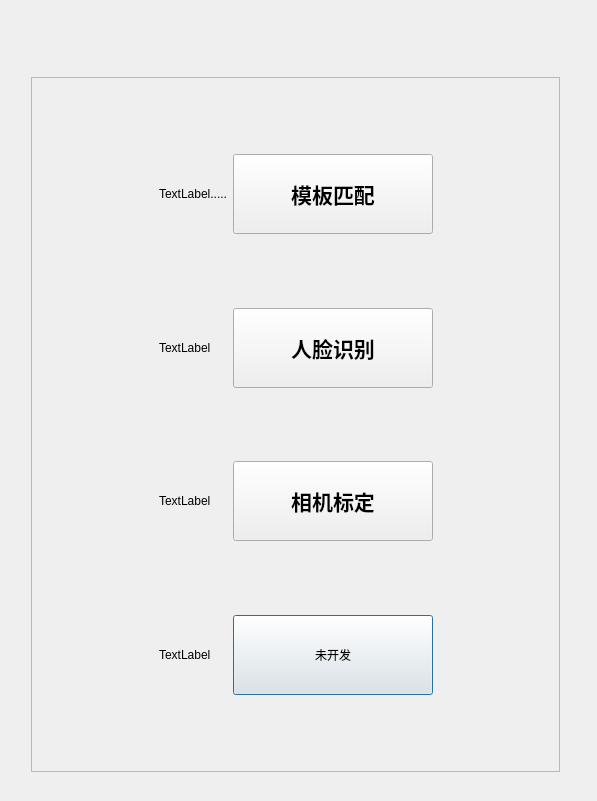
<?xml version="1.0" encoding="UTF-8"?>
<ui version="4.0">
 <class>admin_system</class>
 <widget class="QDialog" name="admin_system">
  <property name="geometry">
   <rect>
    <x>0</x>
    <y>0</y>
    <width>597</width>
    <height>801</height>
   </rect>
  </property>
  <property name="windowTitle">
   <string>admin_system</string>
  </property>
  <layout class="QGridLayout" name="gridLayout">
   <item row="1" column="1">
    <spacer name="horizontalSpacer_3">
     <property name="orientation">
      <enum>Qt::Horizontal</enum>
     </property>
     <property name="sizeHint" stdset="0">
      <size>
       <width>40</width>
       <height>20</height>
      </size>
     </property>
    </spacer>
   </item>
   <item row="0" column="1">
    <spacer name="horizontalSpacer_2">
     <property name="orientation">
      <enum>Qt::Horizontal</enum>
     </property>
     <property name="sizeHint" stdset="0">
      <size>
       <width>40</width>
       <height>20</height>
      </size>
     </property>
    </spacer>
   </item>
   <item row="2" column="1">
    <spacer name="horizontalSpacer_4">
     <property name="orientation">
      <enum>Qt::Horizontal</enum>
     </property>
     <property name="sizeHint" stdset="0">
      <size>
       <width>40</width>
       <height>20</height>
      </size>
     </property>
    </spacer>
   </item>
   <item row="4" column="1" colspan="2">
    <spacer name="horizontalSpacer">
     <property name="orientation">
      <enum>Qt::Horizontal</enum>
     </property>
     <property name="sizeHint" stdset="0">
      <size>
       <width>612</width>
       <height>18</height>
      </size>
     </property>
    </spacer>
   </item>
   <item row="0" column="2" rowspan="4">
    <spacer name="verticalSpacer">
     <property name="orientation">
      <enum>Qt::Vertical</enum>
     </property>
     <property name="sizeHint" stdset="0">
      <size>
       <width>20</width>
       <height>722</height>
      </size>
     </property>
    </spacer>
   </item>
   <item row="1" column="0" rowspan="3">
    <spacer name="verticalSpacer_2">
     <property name="orientation">
      <enum>Qt::Vertical</enum>
     </property>
     <property name="sizeHint" stdset="0">
      <size>
       <width>20</width>
       <height>696</height>
      </size>
     </property>
    </spacer>
   </item>
   <item row="3" column="1">
    <widget class="QScrollArea" name="scrollArea">
     <property name="widgetResizable">
      <bool>true</bool>
     </property>
     <widget class="QWidget" name="scrollAreaWidgetContents">
      <property name="geometry">
       <rect>
        <x>0</x>
        <y>0</y>
        <width>525</width>
        <height>679</height>
       </rect>
      </property>
      <layout class="QGridLayout" name="gridLayout_2">
       <item row="3" column="1">
        <widget class="QLabel" name="label_2">
         <property name="maximumSize">
          <size>
           <width>80</width>
           <height>80</height>
          </size>
         </property>
         <property name="text">
          <string>TextLabel</string>
         </property>
        </widget>
       </item>
       <item row="7" column="1">
        <widget class="QLabel" name="label_4">
         <property name="maximumSize">
          <size>
           <width>80</width>
           <height>80</height>
          </size>
         </property>
         <property name="text">
          <string>TextLabel</string>
         </property>
        </widget>
       </item>
       <item row="7" column="2">
        <widget class="QPushButton" name="pushButton_4">
         <property name="minimumSize">
          <size>
           <width>0</width>
           <height>80</height>
          </size>
         </property>
         <property name="text">
          <string>未开发</string>
         </property>
        </widget>
       </item>
       <item row="3" column="2">
        <widget class="QPushButton" name="pushButton_2">
         <property name="minimumSize">
          <size>
           <width>200</width>
           <height>80</height>
          </size>
         </property>
         <property name="font">
          <font>
           <family>Ani</family>
           <pointsize>16</pointsize>
           <weight>75</weight>
           <bold>true</bold>
          </font>
         </property>
         <property name="text">
          <string>人脸识别</string>
         </property>
        </widget>
       </item>
       <item row="5" column="2">
        <widget class="QPushButton" name="pushButton_3">
         <property name="minimumSize">
          <size>
           <width>0</width>
           <height>80</height>
          </size>
         </property>
         <property name="font">
          <font>
           <pointsize>16</pointsize>
           <weight>75</weight>
           <bold>true</bold>
          </font>
         </property>
         <property name="text">
          <string>相机标定</string>
         </property>
        </widget>
       </item>
       <item row="2" column="2">
        <spacer name="verticalSpacer_4">
         <property name="orientation">
          <enum>Qt::Vertical</enum>
         </property>
         <property name="sizeHint" stdset="0">
          <size>
           <width>20</width>
           <height>40</height>
          </size>
         </property>
        </spacer>
       </item>
       <item row="1" column="3">
        <spacer name="horizontalSpacer_5">
         <property name="orientation">
          <enum>Qt::Horizontal</enum>
         </property>
         <property name="sizeHint" stdset="0">
          <size>
           <width>40</width>
           <height>20</height>
          </size>
         </property>
        </spacer>
       </item>
       <item row="0" column="2">
        <spacer name="verticalSpacer_3">
         <property name="orientation">
          <enum>Qt::Vertical</enum>
         </property>
         <property name="sizeHint" stdset="0">
          <size>
           <width>20</width>
           <height>40</height>
          </size>
         </property>
        </spacer>
       </item>
       <item row="4" column="2">
        <spacer name="verticalSpacer_5">
         <property name="orientation">
          <enum>Qt::Vertical</enum>
         </property>
         <property name="sizeHint" stdset="0">
          <size>
           <width>20</width>
           <height>40</height>
          </size>
         </property>
        </spacer>
       </item>
       <item row="1" column="2">
        <widget class="QPushButton" name="pushButton_1">
         <property name="sizePolicy">
          <sizepolicy hsizetype="Fixed" vsizetype="Fixed">
           <horstretch>0</horstretch>
           <verstretch>0</verstretch>
          </sizepolicy>
         </property>
         <property name="minimumSize">
          <size>
           <width>200</width>
           <height>80</height>
          </size>
         </property>
         <property name="font">
          <font>
           <family>Ani</family>
           <pointsize>16</pointsize>
           <weight>75</weight>
           <bold>true</bold>
          </font>
         </property>
         <property name="text">
          <string>模板匹配</string>
         </property>
         <property name="autoRepeat">
          <bool>false</bool>
         </property>
        </widget>
       </item>
       <item row="6" column="2">
        <spacer name="verticalSpacer_6">
         <property name="orientation">
          <enum>Qt::Vertical</enum>
         </property>
         <property name="sizeHint" stdset="0">
          <size>
           <width>20</width>
           <height>40</height>
          </size>
         </property>
        </spacer>
       </item>
       <item row="8" column="2">
        <spacer name="verticalSpacer_7">
         <property name="orientation">
          <enum>Qt::Vertical</enum>
         </property>
         <property name="sizeHint" stdset="0">
          <size>
           <width>20</width>
           <height>40</height>
          </size>
         </property>
        </spacer>
       </item>
       <item row="1" column="1">
        <widget class="QLabel" name="label_1">
         <property name="maximumSize">
          <size>
           <width>80</width>
           <height>80</height>
          </size>
         </property>
         <property name="text">
          <string>TextLabel.....</string>
         </property>
        </widget>
       </item>
       <item row="1" column="0">
        <spacer name="horizontalSpacer_6">
         <property name="orientation">
          <enum>Qt::Horizontal</enum>
         </property>
         <property name="sizeHint" stdset="0">
          <size>
           <width>40</width>
           <height>20</height>
          </size>
         </property>
        </spacer>
       </item>
       <item row="5" column="1">
        <widget class="QLabel" name="label_3">
         <property name="maximumSize">
          <size>
           <width>80</width>
           <height>80</height>
          </size>
         </property>
         <property name="text">
          <string>TextLabel</string>
         </property>
        </widget>
       </item>
       <item row="0" column="1">
        <spacer name="verticalSpacer_8">
         <property name="orientation">
          <enum>Qt::Vertical</enum>
         </property>
         <property name="sizeHint" stdset="0">
          <size>
           <width>20</width>
           <height>40</height>
          </size>
         </property>
        </spacer>
       </item>
       <item row="2" column="1">
        <spacer name="verticalSpacer_9">
         <property name="orientation">
          <enum>Qt::Vertical</enum>
         </property>
         <property name="sizeHint" stdset="0">
          <size>
           <width>20</width>
           <height>40</height>
          </size>
         </property>
        </spacer>
       </item>
       <item row="4" column="1">
        <spacer name="verticalSpacer_10">
         <property name="orientation">
          <enum>Qt::Vertical</enum>
         </property>
         <property name="sizeHint" stdset="0">
          <size>
           <width>20</width>
           <height>40</height>
          </size>
         </property>
        </spacer>
       </item>
       <item row="6" column="1">
        <spacer name="verticalSpacer_11">
         <property name="orientation">
          <enum>Qt::Vertical</enum>
         </property>
         <property name="sizeHint" stdset="0">
          <size>
           <width>20</width>
           <height>40</height>
          </size>
         </property>
        </spacer>
       </item>
       <item row="8" column="1">
        <spacer name="verticalSpacer_12">
         <property name="orientation">
          <enum>Qt::Vertical</enum>
         </property>
         <property name="sizeHint" stdset="0">
          <size>
           <width>20</width>
           <height>40</height>
          </size>
         </property>
        </spacer>
       </item>
      </layout>
     </widget>
    </widget>
   </item>
  </layout>
 </widget>
 <resources/>
 <connections/>
</ui>
